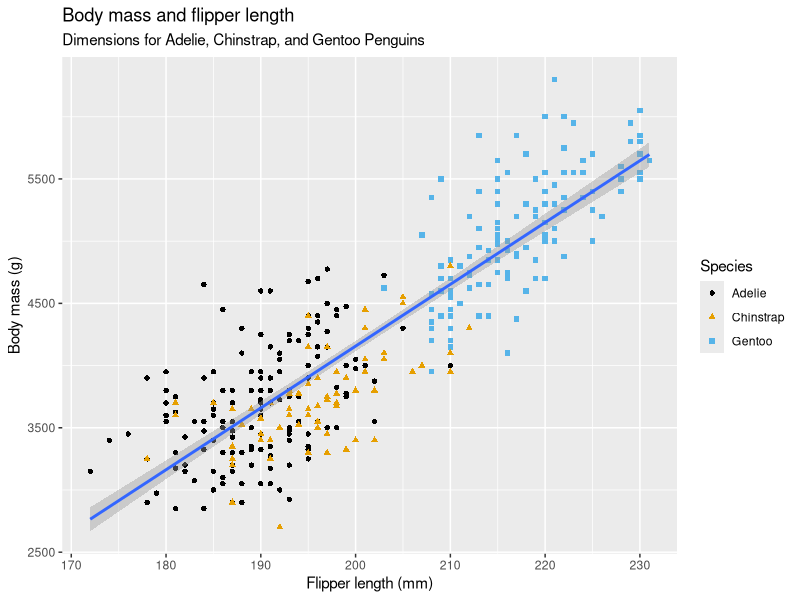
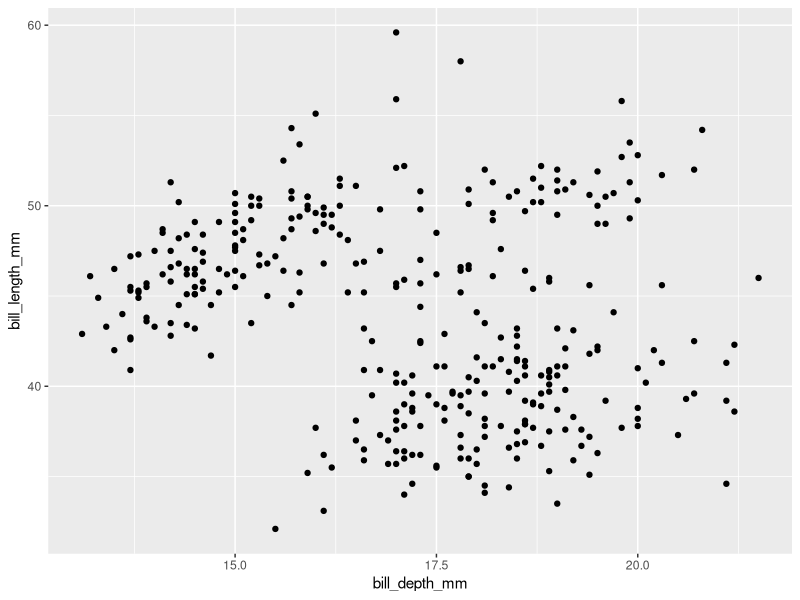
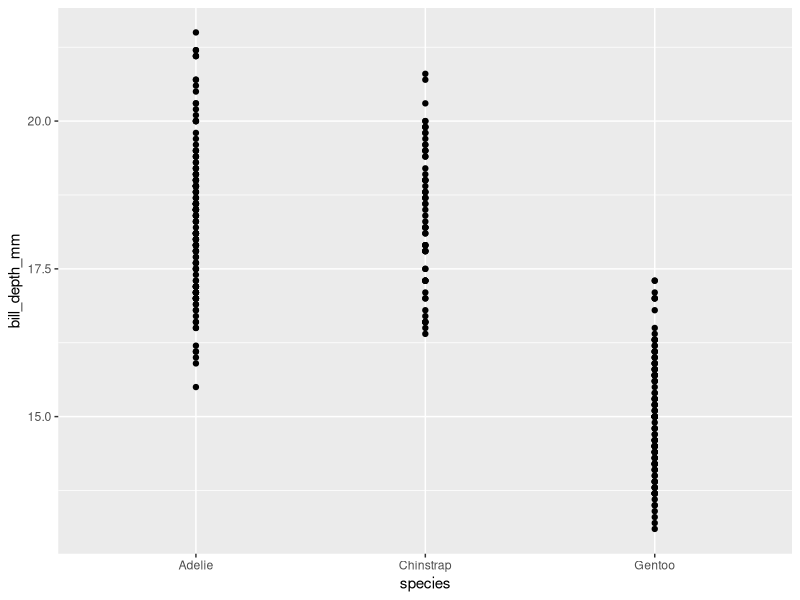
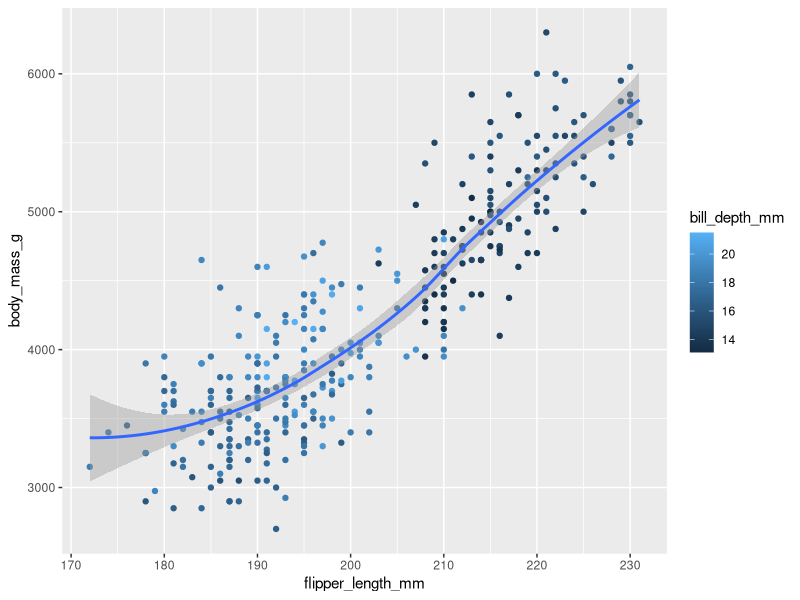
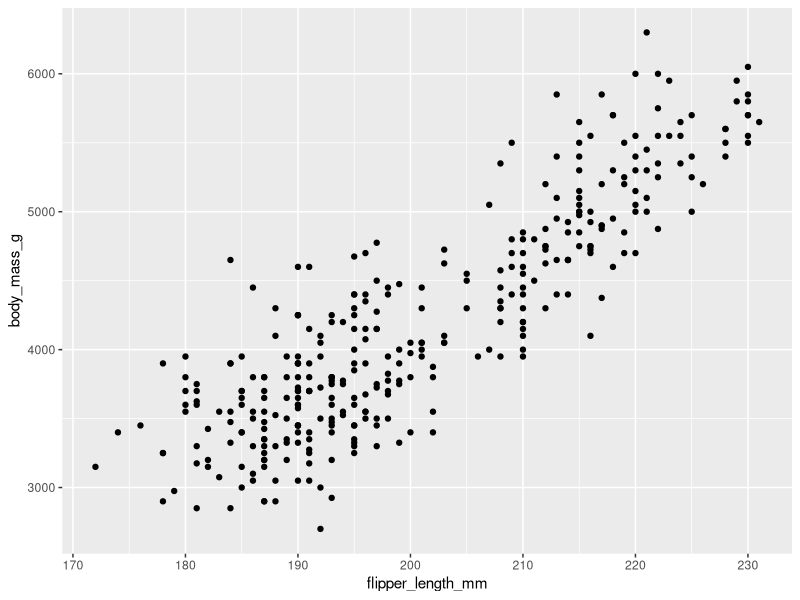
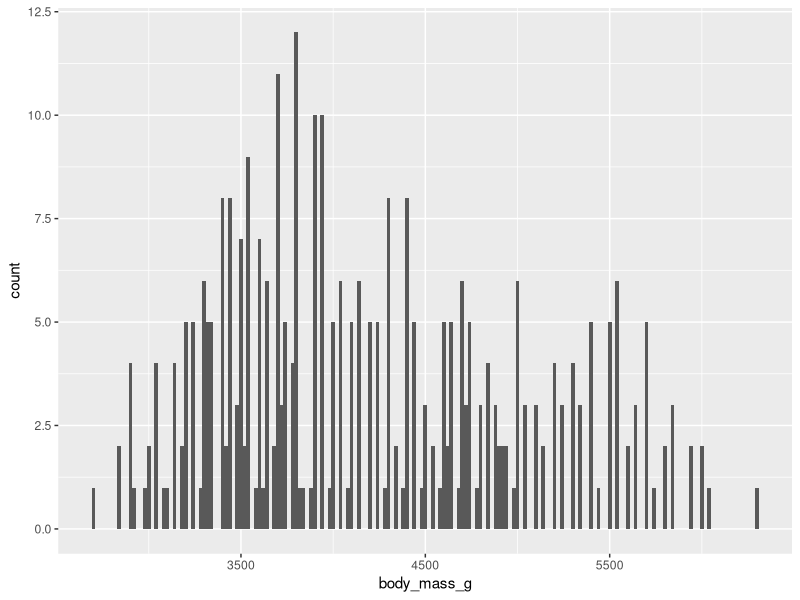
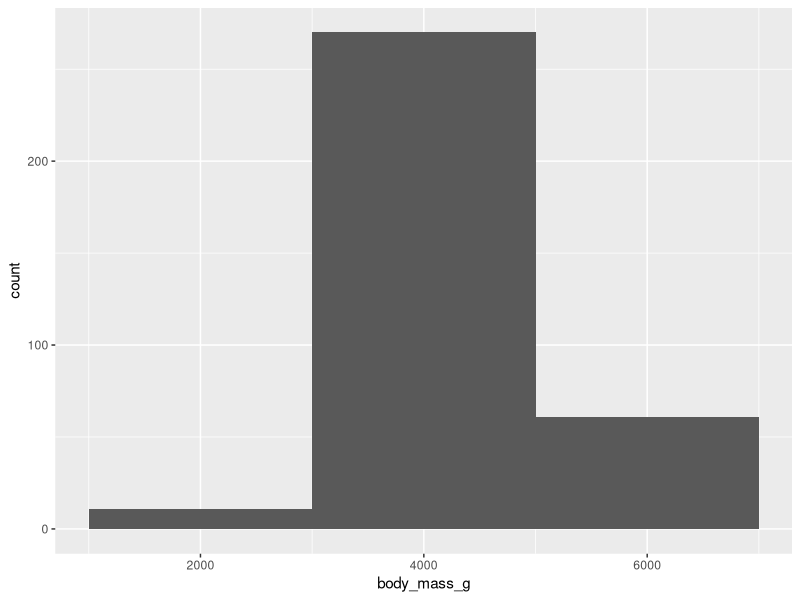
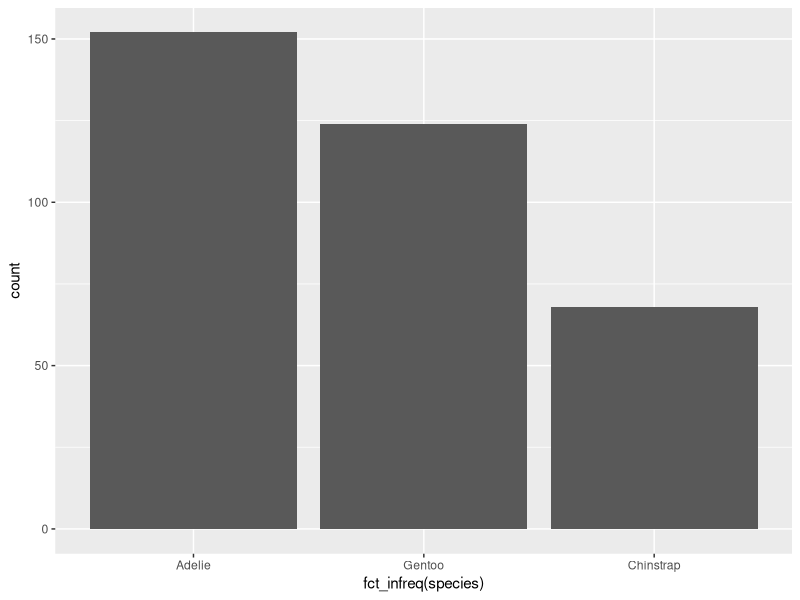

Generate these figures, in order, with R: (Note: this script raises an error after producing the figures.)
library(palmerpenguins)
library(ggthemes)
library(tidyverse)
penguins

# Data visualization 

# This data frame contains 8 columns.
# For an alternative view, where you can see all variables and the first few observations of each variable, 
# use glimpse(). Or, if you’re in RStudio, run View(penguins) to open an interactive data viewer.

View(penguins)

# ggplot(data = penguins, mapping = aes(x=flipper_length_mm, y = body_mass_g)) + geom_point() <- scatter plot

ggplot(data = penguins, mapping = aes(x=flipper_length_mm, y = body_mass_g)) + 
  geom_point(mapping= aes(color = species, shape = species)) + 
  geom_smooth(method = "lm") +
  labs(
    title = "Body mass and flipper length",
    subtitle = "Dimensions for Adelie, Chinstrap, and Gentoo Penguins",
    x = "Flipper length (mm)", y = "Body mass (g)",
    color = "Species", shape = "Species"
  ) +
  scale_color_colorblind()

# From this plot we can see that the relationship between body mass and flipper length is positive and linear
 
# Penguin info number of rows in a penguins, number of columns

?penguins #
nrow(penguins)
ncol(penguins)

ggplot(data = penguins, mapping = aes(x=bill_depth_mm , y = bill_length_mm)) + geom_point() 
ggplot(data = penguins, mapping = aes(x=species , y = bill_depth_mm)) + geom_point() 


ggplot(data = penguins, mapping = aes(x = flipper_length_mm, y = body_mass_g)) +
  geom_point(mapping = aes(color = bill_depth_mm)) +
  geom_smooth()

# Concise way of plotting
ggplot(penguins, aes(x = flipper_length_mm, y = body_mass_g)) + 
  geom_point()

# Visualizing


# Order visualizing bin width matters 

ggplot(penguins, aes(x = body_mass_g)) +
  geom_histogram(binwidth = 20)

ggplot(penguins, aes(x = body_mass_g)) +
  geom_histogram(binwidth = 2000) 

# both make it difficult to determine a distribution

ggplot(penguins, aes(x = fct_infreq(species))) +
  geom_bar()

# Geom density makes it easy to determine the distribution of a plot 

ggplot(penguins, aes(y = species)) +
  geom_bar()


# Box plot data and density stuff 

ggplot(penguins, aes(x = species, y = body_mass_g)) +
  geom_boxplot()

ggplot(penguins, aes(x = body_mass_g, color = species)) +
  geom_density(linewidth = 0.75)

ggplot(penguins, aes(x = body_mass_g, color = species, fill = species)) +
  geom_density(alpha = 0.5)

ggplot(penguins, aes(x = island, fill = species)) +
  geom_bar()

ggplot(penguins, aes(x = island, fill = species)) +
  geom_bar(position = "fill")

# 2 variables

ggplot(penguins, aes(x = flipper_length_mm, y = body_mass_g)) +
  geom_point()

# 3 Or more variables 
ggplot(penguins, aes(x = flipper_length_mm, y = body_mass_g)) +
  geom_point(aes(color = species, shape = island))

ggplot(data = mpg, mapping = aes(x=hwy, y = displ)) + geom_point(aes(color = model, size = year))

ggplot(penguins, aes(x = bill_depth_mm, y = bill_length_mm)) +
  geom_point(aes(color = species))

# Data transformation

View(flights)

flights |>
  count(arr_delay >120)

longest_delays <- flights |>
  arrange(desc(dep_delay)) 

earliest_flight <- flights |>
  filter(!is.na(dep_time))|>
  arrange(dep_time)

head(earliest_flight)

fastest_flight <- flights |>
  filter(!is.na(air_time), air_time >0) |>
  mutate(speed = distance/ (air_time /60)) |>
  arrange(desc(speed))

library(lubridate)

# Combine year, month, and day into a Date variable and check every day of 2013
all_dates <- flights %>%
  mutate(date = make_date(year, month, day)) %>%
  group_by(date) %>%
  summarise(flights_per_day = n()) %>%
  ungroup()

# Create a sequence of all dates in 2013
full_year_dates <- data.frame(date = seq(from = ymd("2013-01-01"), to = ymd("2013-12-31"), by = "day"))

# Check if there are any days with no flights
missing_days <- anti_join(full_year_dates, all_dates, by = "date")

# Check if there are any missing days
if (nrow(missing_days) > 0) {
  print("There were days with no flights:")
  print(missing_days)
} else {
  print("There was at least one flight every day of 2013.")
}

